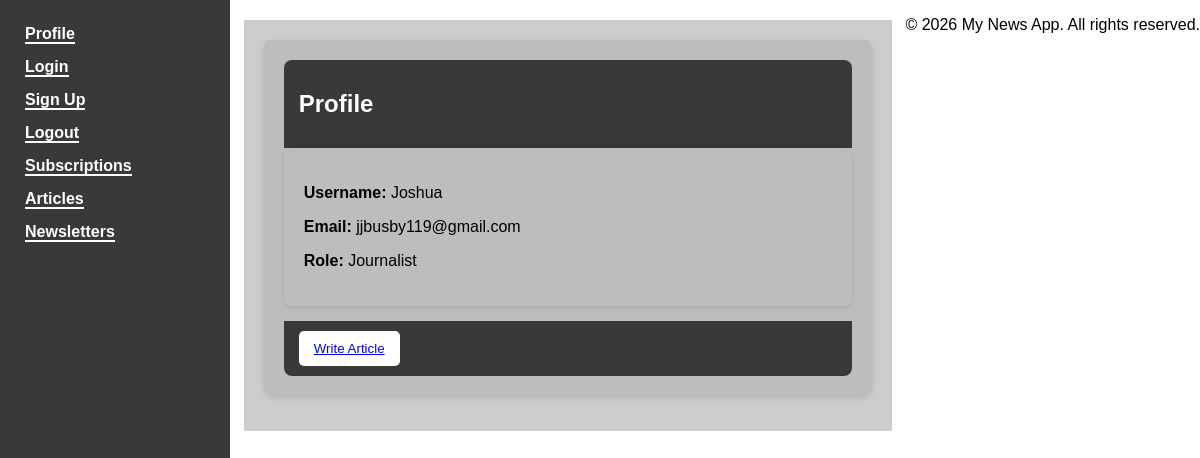
The app's page /profile/ (signed in) with its own data.
### NewsApp/models.py (models this page shows, shortened)
class CustomUser(AbstractBaseUser, PermissionsMixin):
    ROLE_CHOICES = [
        ('Editor', 'Editor'),
        ('Journalist', 'Journalist'),
        ('Reader', 'Reader'),
    ]
    username = models.CharField(max_length=100, unique=True)
    email = models.EmailField(unique=True)
    password = models.CharField(max_length=100)
    role = models.CharField(max_length=20, choices=ROLE_CHOICES, default='Reader')
    is_active = models.BooleanField(default=True)
    is_staff = models.BooleanField(default=False)
    date_joined = models.DateTimeField(default=timezone.now)
    id = models.AutoField(primary_key=True)
    subscriptions_to_publishers = models.ManyToManyField(
        'Publisher',
        related_name='subscribed_readers',
        blank=True
    )
    subscriptions_to_journalists = models.ManyToManyField(
        'CustomUser',
        related_name='journalist_subscribers',
        blank=True
    )
    published_newsletters = models.ManyToManyField(
        'Newsletter',
        related_name='journalist_authors',
        blank=True
    )
    objects = CustomUserManager()
    USERNAME_FIELD = 'username'
    REQUIRED_FIELDS = ['email']

### NewsApp/views.py (the view)
# urls.py: path('profile/', views.profile_view, name='profile'),
@login_required
def profile_view(request):
    if request.method == 'POST':
        form = UserProfileForm(request.POST, instance=request.user)
        if form.is_valid():
            form.save()
            messages.success(request, 'Profile updated successfully!')
            return redirect('profile')
    else:
        form = UserProfileForm(instance=request.user)
    return render(request, 'registration/profile.html', {'form': form})

### NewsApp/templates/registration/profile.html (shortened to what this page needs)
{% extends 'base.html' %}
{% block content %}
            <div class="card">
                <div class="card-header">
                    <h2>Profile</h2>
                </div>
                <div class="card">
                    <p><strong>Username:</strong> {{ user.username }}</p>
                    <p><strong>Email:</strong> {{ user.email }}</p>
                    <p><strong>Role:</strong> {{ user.role }}</p>
                </div>
                <div class="card-footer">
                    <button type="button">
                        <a href="{% url 'article_write' %}">Write Article</a>
                    </button>
                </div>
            </div>
</div>
{% endblock %}

### NewsApp/static/css/styles.css (style rules this page uses)
body { font-family: Arial, sans-serif; margin: 0; background-color: #ffffff; display: flex; }
.card-header { background-color: #393939; color: white; padding: 10px 15px; border-top-left-radius: 8px; border-top-right-radius: 8px; }
.card-footer { background-color: #393939; color: white; padding: 10px 15px; border-bottom-left-radius: 8px; border-bottom-right-radius: 8px; }
.card { background: #bdbdbd; padding: 20px; margin-bottom: 15px; border-radius: 8px; box-shadow: 0 2px 6px rgba(0,0,0,0.1); }
button { background-color: #ffffff; color: rgb(0, 0, 0); border: none; padding: 10px 15px; border-radius: 5px; cursor: pointer; }

### records on screen
CustomUser: username "Joshua", email "jjbusby119@gmail.com", role "Journalist"
